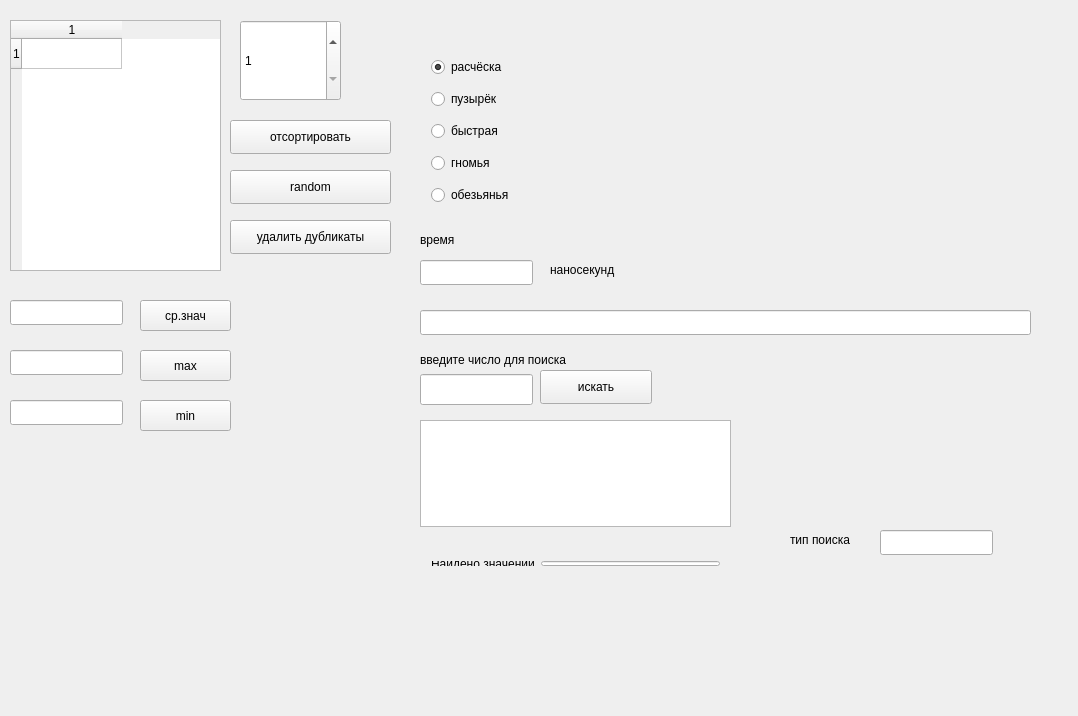
<?xml version="1.0" encoding="UTF-8"?>
<ui version="4.0">
 <class>Widget</class>
 <widget class="QWidget" name="Widget">
  <property name="geometry">
   <rect>
    <x>0</x>
    <y>0</y>
    <width>1078</width>
    <height>716</height>
   </rect>
  </property>
  <property name="windowTitle">
   <string>Widget</string>
  </property>
  <widget class="QLineEdit" name="vrem">
   <property name="geometry">
    <rect>
     <x>420</x>
     <y>260</y>
     <width>113</width>
     <height>25</height>
    </rect>
   </property>
   <property name="readOnly">
    <bool>true</bool>
   </property>
  </widget>
  <widget class="QWidget" name="layoutWidget">
   <property name="geometry">
    <rect>
     <x>420</x>
     <y>40</y>
     <width>152</width>
     <height>185</height>
    </rect>
   </property>
   <layout class="QVBoxLayout" name="verticalLayout_2">
    <item>
     <widget class="QRadioButton" name="rach">
      <property name="tabletTracking">
       <bool>false</bool>
      </property>
      <property name="acceptDrops">
       <bool>false</bool>
      </property>
      <property name="autoFillBackground">
       <bool>false</bool>
      </property>
      <property name="text">
       <string>расчёска</string>
      </property>
      <property name="checked">
       <bool>true</bool>
      </property>
     </widget>
    </item>
    <item>
     <widget class="QRadioButton" name="puz">
      <property name="text">
       <string>пузырёк</string>
      </property>
     </widget>
    </item>
    <item>
     <widget class="QRadioButton" name="bistr">
      <property name="text">
       <string>быстрая</string>
      </property>
     </widget>
    </item>
    <item>
     <widget class="QRadioButton" name="gn">
      <property name="text">
       <string>гномья</string>
      </property>
     </widget>
    </item>
    <item>
     <widget class="QRadioButton" name="manky">
      <property name="text">
       <string>обезьянья</string>
      </property>
     </widget>
    </item>
   </layout>
  </widget>
  <widget class="QLabel" name="label_2">
   <property name="geometry">
    <rect>
     <x>550</x>
     <y>260</y>
     <width>91</width>
     <height>19</height>
    </rect>
   </property>
   <property name="text">
    <string>наносекунд</string>
   </property>
  </widget>
  <widget class="QLineEdit" name="tip">
   <property name="geometry">
    <rect>
     <x>880</x>
     <y>530</y>
     <width>113</width>
     <height>25</height>
    </rect>
   </property>
   <property name="readOnly">
    <bool>true</bool>
   </property>
  </widget>
  <widget class="QLineEdit" name="mist">
   <property name="geometry">
    <rect>
     <x>420</x>
     <y>310</y>
     <width>611</width>
     <height>25</height>
    </rect>
   </property>
   <property name="readOnly">
    <bool>true</bool>
   </property>
  </widget>
  <widget class="QWidget" name="layoutWidget_2">
   <property name="geometry">
    <rect>
     <x>420</x>
     <y>550</y>
     <width>311</width>
     <height>27</height>
    </rect>
   </property>
   <layout class="QHBoxLayout" name="horizontalLayout">
    <item>
     <widget class="QLabel" name="label_4">
      <property name="text">
       <string>Найдено значений</string>
      </property>
     </widget>
    </item>
    <item>
     <widget class="QLineEdit" name="chsl">
      <property name="text">
       <string/>
      </property>
      <property name="readOnly">
       <bool>true</bool>
      </property>
     </widget>
    </item>
   </layout>
  </widget>
  <widget class="QLabel" name="label_5">
   <property name="geometry">
    <rect>
     <x>790</x>
     <y>530</y>
     <width>81</width>
     <height>20</height>
    </rect>
   </property>
   <property name="text">
    <string>тип поиска</string>
   </property>
  </widget>
  <widget class="QPushButton" name="min">
   <property name="geometry">
    <rect>
     <x>140</x>
     <y>400</y>
     <width>91</width>
     <height>31</height>
    </rect>
   </property>
   <property name="text">
    <string>min</string>
   </property>
  </widget>
  <widget class="QPushButton" name="max">
   <property name="geometry">
    <rect>
     <x>140</x>
     <y>350</y>
     <width>91</width>
     <height>31</height>
    </rect>
   </property>
   <property name="text">
    <string>max</string>
   </property>
  </widget>
  <widget class="QLineEdit" name="max1">
   <property name="geometry">
    <rect>
     <x>10</x>
     <y>350</y>
     <width>113</width>
     <height>25</height>
    </rect>
   </property>
   <property name="readOnly">
    <bool>true</bool>
   </property>
  </widget>
  <widget class="QTableWidget" name="tabl">
   <property name="geometry">
    <rect>
     <x>10</x>
     <y>20</y>
     <width>211</width>
     <height>251</height>
    </rect>
   </property>
   <property name="rowCount">
    <number>1</number>
   </property>
   <row/>
   <column>
    <property name="text">
     <string>1</string>
    </property>
   </column>
  </widget>
  <widget class="QPushButton" name="kn">
   <property name="geometry">
    <rect>
     <x>230</x>
     <y>120</y>
     <width>161</width>
     <height>34</height>
    </rect>
   </property>
   <property name="text">
    <string>отсортировать</string>
   </property>
  </widget>
  <widget class="QPushButton" name="dub">
   <property name="geometry">
    <rect>
     <x>230</x>
     <y>220</y>
     <width>161</width>
     <height>34</height>
    </rect>
   </property>
   <property name="text">
    <string>удалить дубликаты</string>
   </property>
  </widget>
  <widget class="QLineEdit" name="min1">
   <property name="geometry">
    <rect>
     <x>10</x>
     <y>400</y>
     <width>113</width>
     <height>25</height>
    </rect>
   </property>
   <property name="readOnly">
    <bool>true</bool>
   </property>
  </widget>
  <widget class="QTextEdit" name="po">
   <property name="geometry">
    <rect>
     <x>420</x>
     <y>420</y>
     <width>311</width>
     <height>107</height>
    </rect>
   </property>
   <property name="readOnly">
    <bool>true</bool>
   </property>
  </widget>
  <widget class="QLabel" name="label">
   <property name="geometry">
    <rect>
     <x>420</x>
     <y>230</y>
     <width>68</width>
     <height>19</height>
    </rect>
   </property>
   <property name="text">
    <string>время</string>
   </property>
  </widget>
  <widget class="QSpinBox" name="spinBox">
   <property name="geometry">
    <rect>
     <x>240</x>
     <y>20</y>
     <width>101</width>
     <height>81</height>
    </rect>
   </property>
   <property name="minimum">
    <number>1</number>
   </property>
   <property name="maximum">
    <number>1000000</number>
   </property>
  </widget>
  <widget class="QLineEdit" name="ch">
   <property name="geometry">
    <rect>
     <x>420</x>
     <y>374</y>
     <width>113</width>
     <height>31</height>
    </rect>
   </property>
  </widget>
  <widget class="QPushButton" name="random">
   <property name="geometry">
    <rect>
     <x>230</x>
     <y>170</y>
     <width>161</width>
     <height>34</height>
    </rect>
   </property>
   <property name="text">
    <string>random</string>
   </property>
  </widget>
  <widget class="QPushButton" name="kn2">
   <property name="geometry">
    <rect>
     <x>540</x>
     <y>370</y>
     <width>112</width>
     <height>34</height>
    </rect>
   </property>
   <property name="text">
    <string>искать</string>
   </property>
  </widget>
  <widget class="QLabel" name="label_3">
   <property name="geometry">
    <rect>
     <x>420</x>
     <y>350</y>
     <width>251</width>
     <height>19</height>
    </rect>
   </property>
   <property name="text">
    <string>введите число для поиска</string>
   </property>
  </widget>
  <widget class="QLineEdit" name="sr1">
   <property name="geometry">
    <rect>
     <x>10</x>
     <y>300</y>
     <width>113</width>
     <height>25</height>
    </rect>
   </property>
   <property name="readOnly">
    <bool>true</bool>
   </property>
  </widget>
  <widget class="QPushButton" name="sr">
   <property name="geometry">
    <rect>
     <x>140</x>
     <y>300</y>
     <width>91</width>
     <height>31</height>
    </rect>
   </property>
   <property name="text">
    <string>ср.знач</string>
   </property>
  </widget>
 </widget>
 <layoutdefault spacing="6" margin="11"/>
 <resources/>
 <connections/>
</ui>
